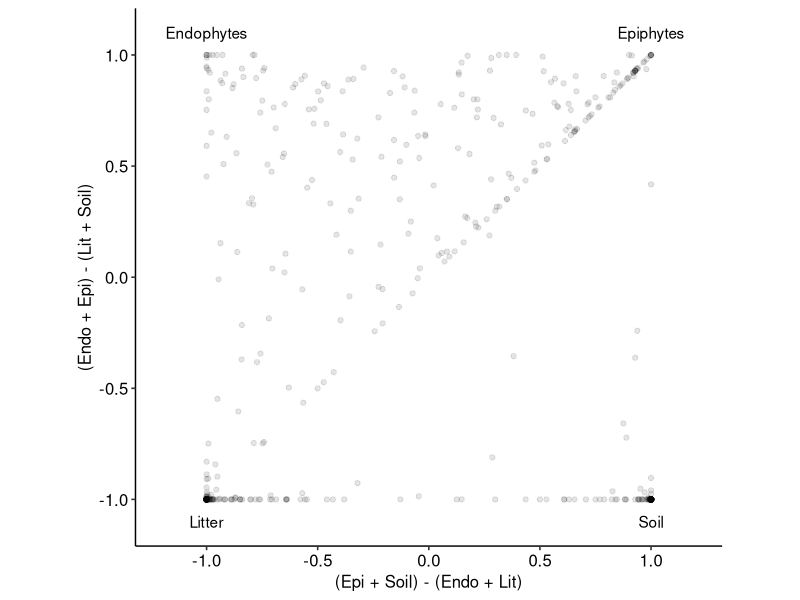
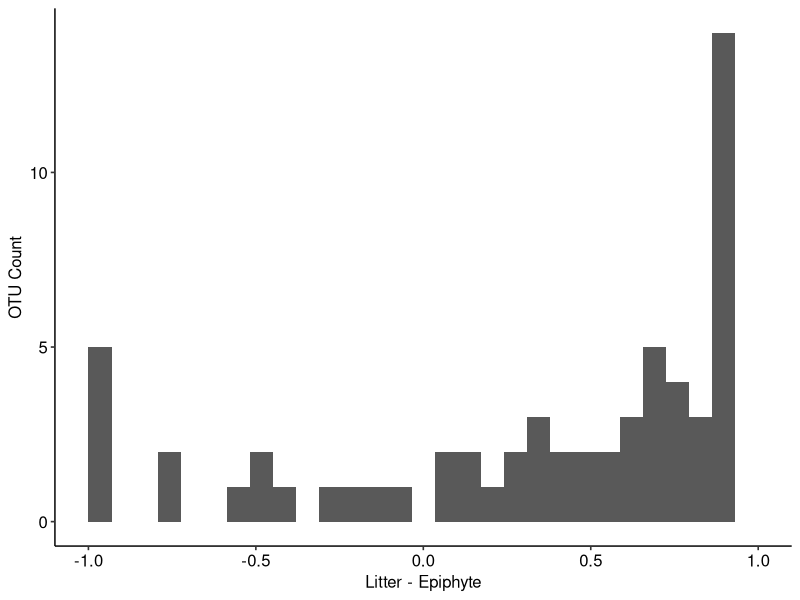
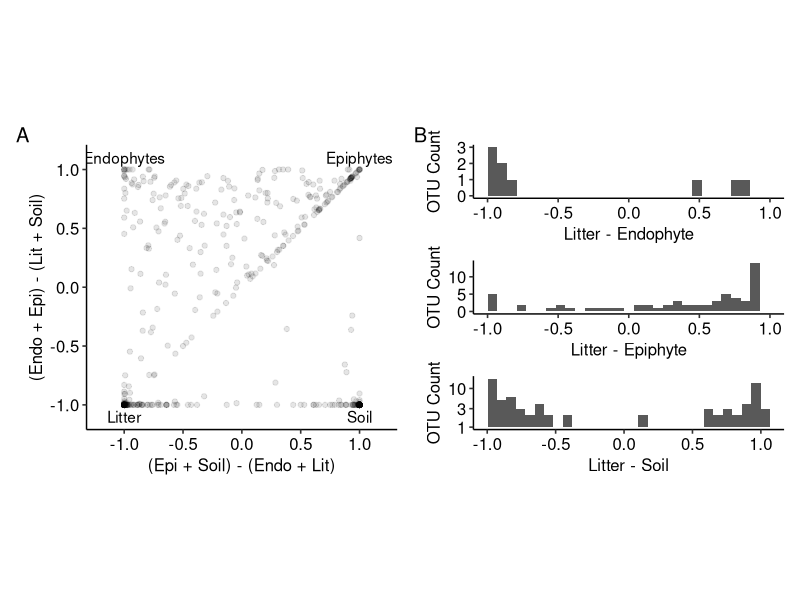
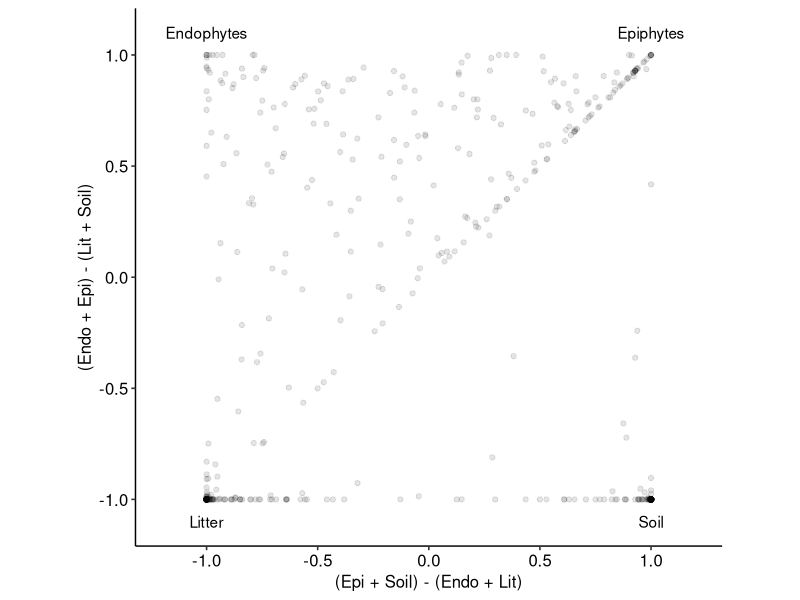
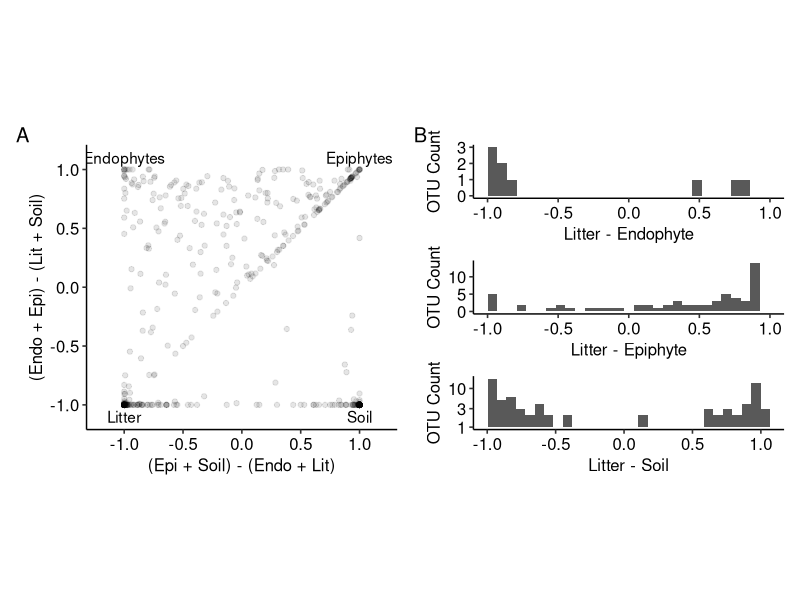

Here is the R script that generated these plots, in order:
library(ggplot2)
library(ggpubr)
library(patchwork)

setwd("C:/Users/julia/OneDrive - Michigan State University/Documents/MSU/Undergrad/Fall 2018/PLP 847/miseq_dat/Leaf_litter_communities")
wts_wo_negs <- c(rep(18,18), rep(10,10), rep(8, 8), rep(10, 10)) # Vector for weighting abundance by number of samples per substrate
map_wo_negs <- as.matrix(read.csv("./Data/DEM_map_wo_negs.csv", stringsAsFactors = F))
rare_otu <- as.matrix(read.csv("./Data/Rare_otu_table.csv"))

prop_otu_dat <- rare_otu # Assign the table to new df to maintain shape

for (i in 1:dim(rare_otu)[2]){ # for each column
  prop_otu_dat[,i] <- rare_otu[,i]/(sum(rare_otu[,i])*wts_wo_negs[i]) # Calculate proportions and scale by # of samples per substrate
}
prop_otu_dat_trim <- prop_otu_dat[rowSums(prop_otu_dat) > 4 * 0.0001,]

prop_otu_dat_trim
pie_df <- data.frame(dim(prop_otu_dat_trim)[1]) # New dataframe for proportions
for (subst in unique(map_wo_negs["Substrate",])){ # For each substrate
  pie_col <- rowSums(prop_otu_dat_trim[,map_wo_negs["Substrate",] == subst]) # Take total reads per substrate
  pie_df <- cbind(pie_df, pie_col) # Add column to df
}

pie_df <- pie_df[,2:5] # take the data columns

colnames(pie_df) <- unique(map_wo_negs["Substrate",]) # Rename columns with substrate
row_sums <- rowSums(pie_df) # rowsums to scale
for (i in colnames(pie_df)){ # scale abundance by total in reads in dataset
  pie_df[,i] <- pie_df[,i]/row_sums
}
pie_df

# Make dataframe with axes corresponding to proportions of reads by substrate
am.coords <- as.data.frame(as.matrix(cbind(pie_df["Epi"] + pie_df["Soil"] - pie_df["Endo"] - pie_df["Lit"],
                        pie_df["Epi"] - pie_df["Soil"] + pie_df["Endo"] - pie_df["Lit"]), ncol=2))
colnames(am.coords) <- c("Epi_Litter", "End_Soil")

# Dataframe to make labels on the corners
corners <- data.frame(x=c(-1, -1, 1, 1),
                      y=c(-1.1, 1.1, -1.1, 1.1),
                      labels = c("Litter", "Endophytes", "Soil", "Epiphytes"))

g <- ggplot(am.coords, aes(x=Epi_Litter, y=End_Soil)) +
  geom_text(data=corners, aes(x=x,y=y,label=labels)) +
  coord_fixed(ratio=1, xlim=c(-1.2, 1.2), ylim=c(-1.1, 1.1)) +
  geom_point(alpha=0.1) +
  theme_pubr() +
  labs(x="(Epi + Soil) - (Endo + Lit)", y="(Endo + Epi) - (Lit + Soil)")
  # theme(axis.ticks=element_blank(),
  #       axis.line=element_blank(),
  #       axis.text.x=element_blank(),
  #       axis.text.y=element_blank())
g
ggsave("./Figures/density_shared_OTUs.png", g, width = 6, height = 6, units="in")

# Histograms to show belongingness of 2-substrate OTUs where one substrate is litter
N_L_hist <- ggplot(am.coords[am.coords$Epi_Litter == -1 & abs(am.coords$End_Soil) < 1,],
                   aes(End_Soil)) +
  geom_histogram() + labs(x="Litter - Endophyte", y = "OTU Count", tag = "B") + theme_pubr() + xlim(-1, 1)
# S_P_hist <- ggplot(am.coords[am.coords$Epi_Litter == 1 & abs(am.coords$End_Soil) < 1,],
#                    aes(End_Soil)) +
#   geom_histogram() + labs(x="Soil - Epiphyte") + theme_pubr()  + xlim(-1, 1)
L_S_hist <- ggplot(am.coords[am.coords$End_Soil == -1 & abs(am.coords$Epi_Litter) < 1,],
                   aes(Epi_Litter)) +
  geom_histogram() + scale_y_log10() + labs(x="Litter - Soil", y = "OTU Count") + theme_pubr()
# N_P_hist <- ggplot(am.coords[am.coords$End_Soil == 1,], aes(Epi_Litter)) +
#   geom_histogram() + scale_y_log10() + labs(x="Endophyte - Epiphyte") + theme_pubr()
L_P_hist <- ggplot(am.coords[am.coords$End_Soil == am.coords$Epi_Litter & abs(am.coords$End_Soil) < 1,],
                   aes(End_Soil)) +
  geom_histogram() + labs(x="Litter - Epiphyte", y = "OTU Count")  + theme_pubr()  + xlim(-1, 1)
L_P_hist

density_excl <- g + labs(tag="A") | (N_L_hist / L_P_hist /  L_S_hist ) #/ S_P_hist / N_P_hist )
density_excl
ggsave("./Figures/density_shared_and_excl_OTUs.png", density_excl, width = 12, height = 8, units="in")
